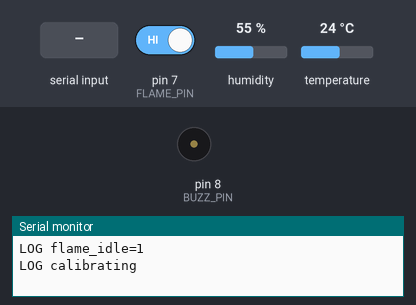
A sketch run on a simulated Arduino Uno, built with avr-gcc and run on an emulated ATmega328P. On the bench: buzzer (waves = sounding, pin HIGH), the last lines printed to the serial monitor. Inputs (shaded band) come from the test bench; at power-on: pin 7 (FLAME_PIN) HIGH, humidity 55 %, temperature 24 °C.

Above: at 3.2 s.
3.3 s: pin 7 (FLAME_PIN) driven LOW
At 24.7 s:
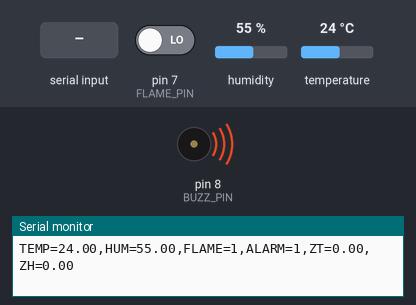
26.8 s: "CALIBRATE\n" received over Serial
At 27.5 s:
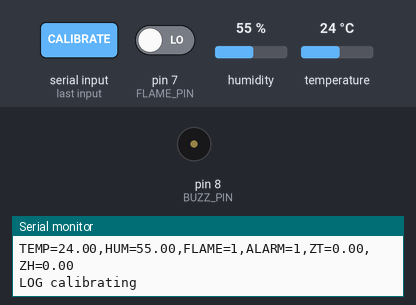
48.5 s: pin 7 (FLAME_PIN) driven HIGH
At 50.3 s:
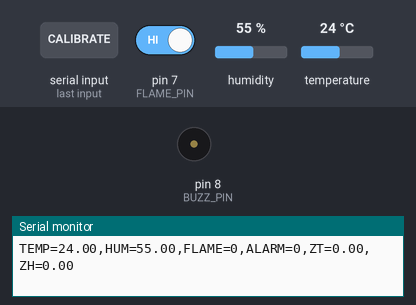
Timing chart, 0 to 51.8 s (numbered marks = the images above; inputs shaded):
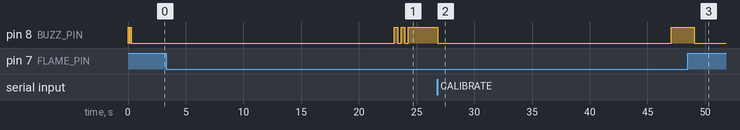

Measured:
- after the input at 3.3 s, pin 8 (BUZZ_PIN): alternates HIGH for 0.30 s and LOW for 0.30 s, 5 changes in all, then stays HIGH, starting after 19.8 s
- after the input at 26.8 s, pin 8 (BUZZ_PIN): HIGH → LOW at once, → HIGH 20.3 s later
- after the input at 48.5 s, pin 8 (BUZZ_PIN): HIGH → LOW after 0.57 s

The sketch:

arduino_uno_fire_bridge.ino
```cpp
#include <DHT.h>

#define DHTPIN 2
#define DHTTYPE DHT11
#define FLAME_PIN 7
#define BUZZ_PIN 8

// 🔥 HIGH SENSITIVITY SETTINGS
#define TEMP_THRESHOLD 1.5
#define HUM_THRESHOLD -1.0
#define ABS_TEMP_THRESHOLD 42.0

const int SAMPLE_SIZE = 20;
const unsigned long READ_INTERVAL_MS = 1000;

const int BUZZER_ACTIVE_STATE = HIGH;
const int BUZZER_IDLE_STATE = LOW;

DHT dht(DHTPIN, DHTTYPE);

float meanT = 0.0, stdDevT = 1.5;
float meanH = 0.0, stdDevH = 3.0;

bool hostBuzzerEnabled = false;
bool localAlarmActive = false;
bool prevAlarmState = false;

int flameIdleState = HIGH;
unsigned long lastReadAt = 0;
String incomingCommand = "";

float tempHistory[SAMPLE_SIZE];
float humHistory[SAMPLE_SIZE];

// ---------- SETUP ----------
void setup() {
  Serial.begin(9600);
  dht.begin();

  pinMode(BUZZ_PIN, OUTPUT);
  pinMode(FLAME_PIN, INPUT_PULLUP);

  digitalWrite(BUZZ_PIN, BUZZER_IDLE_STATE);

  beep(100, 2);

  delay(2000); // stabilize sensor
  calibrateFlameIdleState();
  recalibrateBaseline();
}

// ---------- LOOP ----------
void loop() {
  handleSerialCommands();

  unsigned long now = millis();
  if (now - lastReadAt < READ_INTERVAL_MS) return;
  lastReadAt = now;

  float t = dht.readTemperature();
  float h = dht.readHumidity();

  if (isnan(t) || isnan(h)) {
    Serial.println("LOG sensor_error");
    return;
  }

  // 🔥 FILTERED FLAME DETECTION
  int flameCount = 0;
  for (int i = 0; i < 5; i++) {
    if (digitalRead(FLAME_PIN) != flameIdleState) {
      flameCount++;
    }
    delay(5);
  }
  bool flameDetected = (flameCount >= 3);

  float zT = (t - meanT) / stdDevT;
  float zH = (h - meanH) / stdDevH;

  // 🔥 HIGH SENSITIVITY LOGIC (EARLY DETECTION)
  localAlarmActive = flameDetected
                     || t > ABS_TEMP_THRESHOLD
                     || (zT > TEMP_THRESHOLD)
                     || (zH < HUM_THRESHOLD);

  // 🔔 Beep on NEW alarm trigger (not continuous spam)
  if (localAlarmActive && !prevAlarmState) {
    beep(300, 2);
  }
  prevAlarmState = localAlarmActive;

  updateBuzzer();
  emitSensorPacket(t, h, flameDetected ? 1 : 0, zT, zH, localAlarmActive);
}

// ---------- CALIBRATION ----------
void recalibrateBaseline() {
  Serial.println("LOG calibrating");

  meanT = 0; meanH = 0;
  stdDevT = 0; stdDevH = 0;

  int count = 0;
  while (count < SAMPLE_SIZE) {
    float t = dht.readTemperature();
    float h = dht.readHumidity();

    if (isnan(t) || isnan(h)) {
      delay(1000);
      continue;
    }

    tempHistory[count] = t;
    humHistory[count] = h;

    meanT += t;
    meanH += h;

    count++;
    delay(1000);
  }

  meanT /= SAMPLE_SIZE;
  meanH /= SAMPLE_SIZE;

  for (int i = 0; i < SAMPLE_SIZE; i++) {
    stdDevT += pow(tempHistory[i] - meanT, 2);
    stdDevH += pow(humHistory[i] - meanH, 2);
  }

  stdDevT = sqrt(stdDevT / SAMPLE_SIZE);
  stdDevH = sqrt(stdDevH / SAMPLE_SIZE);

  if (stdDevT < 1.5) stdDevT = 1.5;
  if (stdDevH < 3.0) stdDevH = 3.0;

  Serial.println("LOG calibration_done");
}

// ---------- SERIAL ----------
void handleSerialCommands() {
  while (Serial.available()) {
    char c = Serial.read();

    if (c == '\n' || c == '\r') {
      if (incomingCommand.length() > 0) {
        processCommand(incomingCommand);
        incomingCommand = "";
      }
    } else {
      incomingCommand += c;
    }
  }
}

void processCommand(String cmd) {
  cmd.trim();

  if (cmd == "BUZZER:1") {
    hostBuzzerEnabled = true;
    Serial.println("ACK BUZZER ON");
  }
  else if (cmd == "BUZZER:0") {
    hostBuzzerEnabled = false;
    Serial.println("ACK BUZZER OFF");
  }
  else if (cmd == "CALIBRATE") {
    hostBuzzerEnabled = false;
    localAlarmActive = false;
    updateBuzzer();
    recalibrateBaseline();
  }
}

// ---------- OUTPUT ----------
void emitSensorPacket(float t, float h, int flame, float zT, float zH, bool alarm) {
  Serial.print("TEMP="); Serial.print(t);
  Serial.print(",HUM="); Serial.print(h);
  Serial.print(",FLAME="); Serial.print(flame);
  Serial.print(",ALARM="); Serial.print(alarm ? 1 : 0);
  Serial.print(",ZT="); Serial.print(zT);
  Serial.print(",ZH="); Serial.println(zH);
}

// ---------- BUZZER ----------
void updateBuzzer() {
  digitalWrite(BUZZ_PIN,
    (localAlarmActive || hostBuzzerEnabled) ? BUZZER_ACTIVE_STATE : BUZZER_IDLE_STATE
  );
}

void beep(int duration, int repeat) {
  for (int i = 0; i < repeat; i++) {
    digitalWrite(BUZZ_PIN, HIGH);
    delay(duration);
    digitalWrite(BUZZ_PIN, LOW);
    delay(duration);
  }
}

// ---------- FLAME CALIBRATION ----------
void calibrateFlameIdleState() {
  int highCount = 0, lowCount = 0;

  for (int i = 0; i < 20; i++) {
    if (digitalRead(FLAME_PIN) == HIGH) highCount++;
    else lowCount++;
    delay(20);
  }

  flameIdleState = (highCount >= lowCount) ? HIGH : LOW;

  Serial.print("LOG flame_idle=");
  Serial.println(flameIdleState);
}
```
